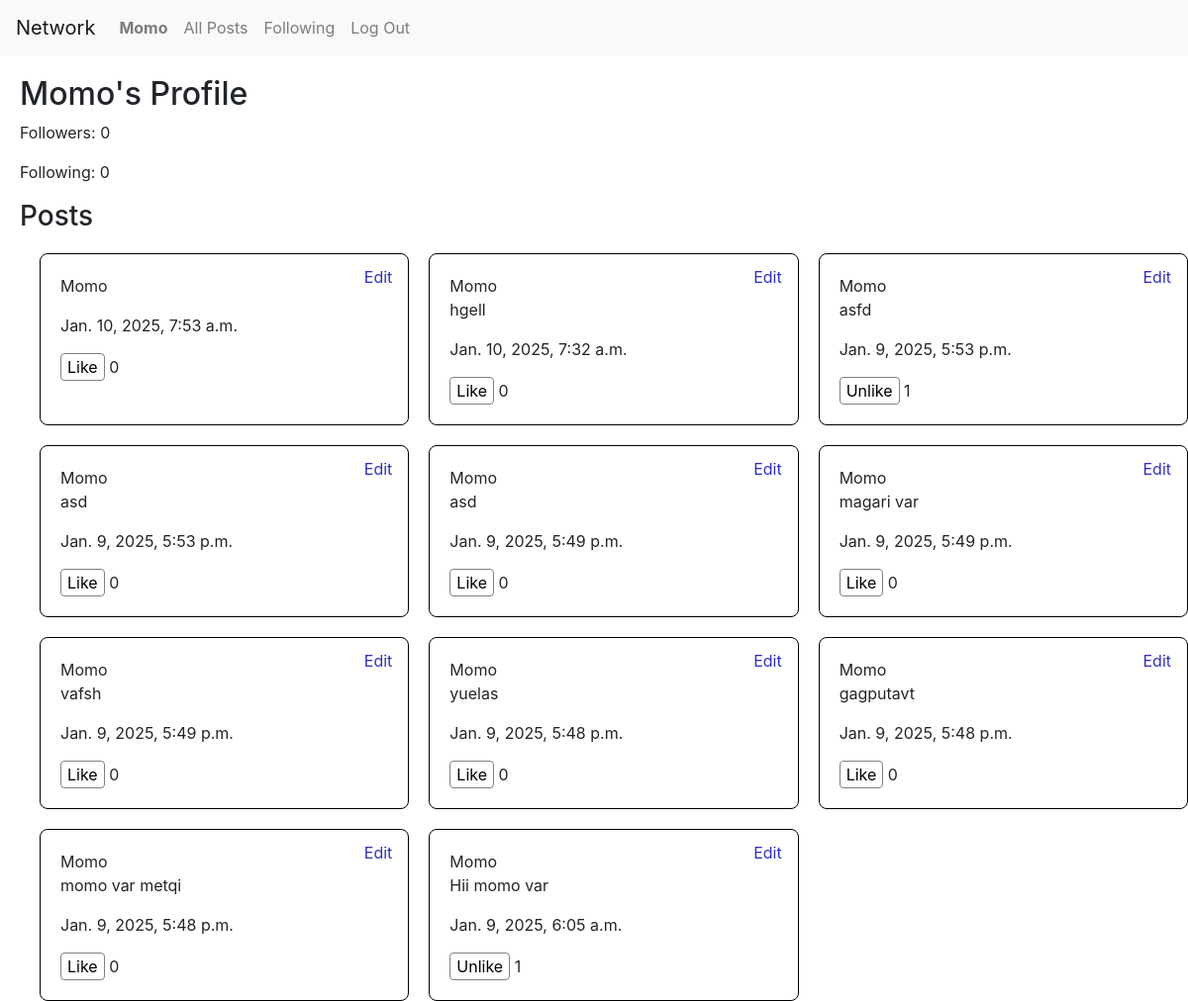
The app's page /profile/Momo (signed in), older data.
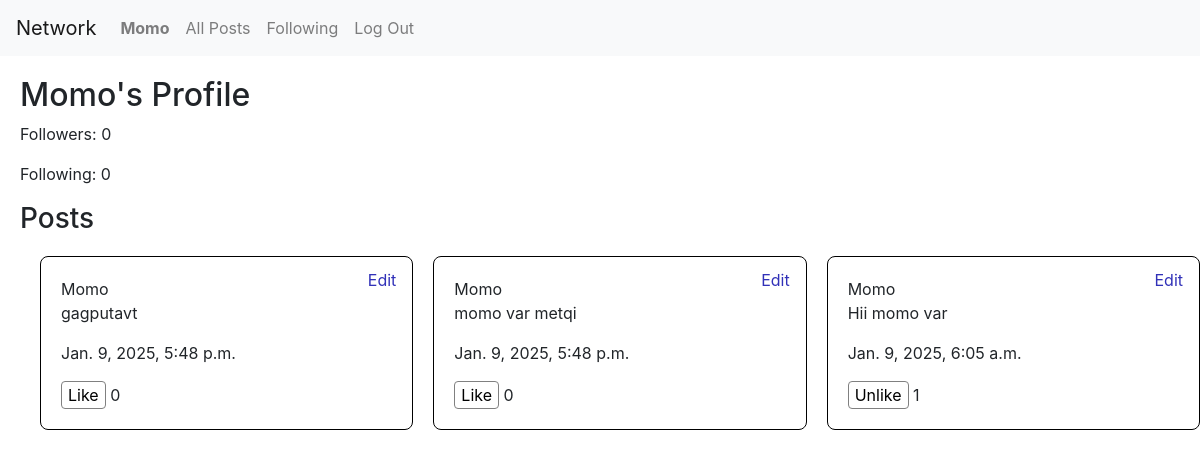
The same page, newer data.
### network/models.py (models this page shows, shortened)
class Post(models.Model):
    user = models.ForeignKey(User, on_delete=models.CASCADE, related_name='posts')  #link post to the user
    body = models.TextField()
    timestamp = models.DateTimeField(auto_now_add=True) #automatically sets the time
    likes = models.ManyToManyField(User, related_name="liked_posts", blank=True)

class User(AbstractUser):
    name = models.CharField(max_length=64, blank=True)
    following = models.ManyToManyField('self', symmetrical=False, related_name='followers')

### network/views.py (the view)
# urls.py: path("profile/<str:username>", views.profile_view, name="profile"),
@login_required(login_url="/login", redirect_field_name=None)
def profile_view(request, username):
    user_profile = User.objects.get(username = username)
    posts = user_profile.posts.all().order_by('-timestamp')
    is_following = request.user.following.filter(username=username).exists()
    return render(request, "network/profile.html", {
         "profile": user_profile,
        "posts": posts,
        "followers_count": user_profile.followers.count(),
        "following_count": user_profile.following.count(),
        "is_following": is_following,
        "is_self": request.user == user_profile
    })

### network/templates/network/profile.html (shortened to what this page needs)
{% extends "network/layout.html" %} {% block body %}
<div class="profile-container">
	<h2>{{ profile.username }}'s Profile</h2>
	<div class="stats">
		<p>Followers: {{ followers_count }}</p>
		<p>Following: {{ following_count }}</p>
	</div>
	<h3>Posts</h3>
	<div class="posts-container">
		{% for post in posts %}
		<div class="post" id="post-{{ post.id }}">
			<a href="{% url 'profile' post.user.username %}"
				>{{ post.user.username }}</a
			>
			<div class="post-content" id="content-{{ post.id }}">
				<p class="post-body" id="post-body-{{ post.id }}">{{post.body}}</p>
				{% if user == post.user %}
				<button class="edit-btn" data-post-id="{{ post.id }}">Edit</button>
				{% endif %}
			</div>
			<p>{{post.timestamp}}</p>
			{% if user.is_authenticated %}
			<button class="like-btn" data-post-id="{{ post.id }}">
				{% if user in post.likes.all %} Unlike {% else %} Like {% endif %}
			</button>
			{% endif %}
			<span id="likes-{{ post.id }}" class="likes-count"
				>{{ post.likes.count }}</span
			>
		</div>
		{% empty %}
		<p>No posts yet.</p>
		{% endfor %}
	</div>
</div>
{% endblock %}

Row changes from the older to the newer data that the page shows:
removed Post: user.username "Momo", timestamp "Jan. 10, 2025, 7:53 a.m.", shows "Like", likes.count "0"
removed Post: user.username "Momo", body "hgell", timestamp "Jan. 10, 2025, 7:32 a.m.", shows "Like", likes.count "0"
removed Post: user.username "Momo", body "asfd", timestamp "Jan. 9, 2025, 5:53 p.m.", shows "Unlike", likes.count "1"
removed Post: user.username "Momo", body "asd", timestamp "Jan. 9, 2025, 5:53 p.m.", shows "Like", likes.count "0"
removed Post: user.username "Momo", body "asd", timestamp "Jan. 9, 2025, 5:49 p.m.", shows "Like", likes.count "0"
removed Post: user.username "Momo", body "magari var", timestamp "Jan. 9, 2025, 5:49 p.m.", shows "Like", likes.count "0"
removed Post: user.username "Momo", body "vafsh", timestamp "Jan. 9, 2025, 5:49 p.m.", shows "Like", likes.count "0"
removed Post: user.username "Momo", body "yuelas", timestamp "Jan. 9, 2025, 5:48 p.m.", shows "Like", likes.count "0"
